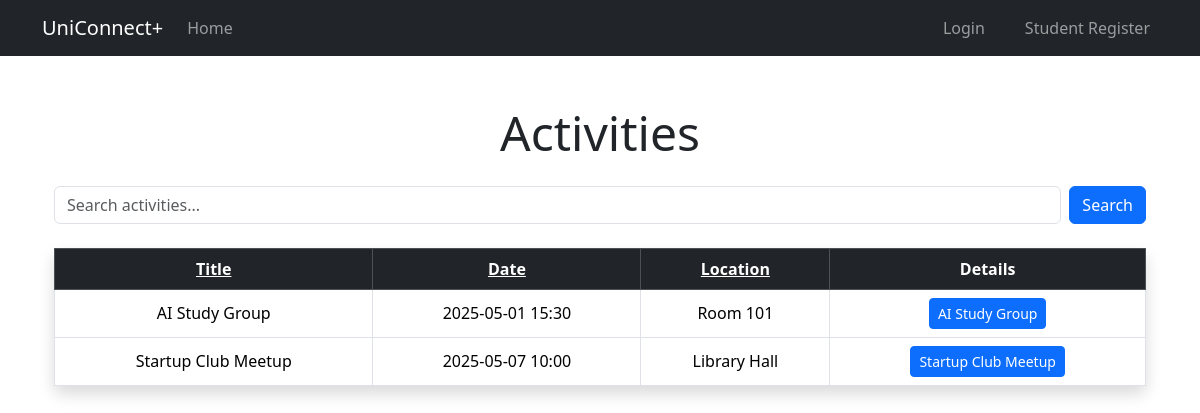
The app's page /activities with its own data.
### app/models.py (models this page shows)
@dataclass
class Activity(db.Model):
    __tablename__ = 'activities'
    id: so.Mapped[int] = so.mapped_column(primary_key=True)
    title: so.Mapped[str] = so.mapped_column(sa.String(128))
    description: so.Mapped[str] = so.mapped_column(sa.Text)
    date: so.Mapped[datetime] = so.mapped_column(sa.DateTime)
    location: so.Mapped[str] = so.mapped_column(sa.String(128))
    created_by: so.Mapped[int] = so.mapped_column(ForeignKey('user.id'))
    is_full_notified: so.Mapped[bool] = so.mapped_column(default=False)
    creator: so.Mapped['User'] = relationship(back_populates='activities_created')
    participants: so.Mapped[List['Participant']] = relationship(back_populates='activity', cascade='all, delete-orphan')

### app/views.py (the view)
@app.route("/activities")
def activities():
    search = request.args.get('search', '')
    sort_by = request.args.get('sort_by', 'date')
    order = request.args.get('order', 'asc')
    mine = request.args.get('mine', 'false').lower() == 'true'
    q = db.select(Activity)
    if mine:
        q = q.where(Activity.created_by == current_user.id)
    if search:
        search_like = f"%{search}%"
        q = q.filter(Activity.title.ilike(search_like))
    if sort_by == 'date':
        column = Activity.date
    elif sort_by == 'location':
        column = Activity.location
    else:
        column = Activity.title
    if order == 'desc':
        q = q.order_by(column.desc())
    else:
        q = q.order_by(column.asc())
    activities = db.session.scalars(q)
    return render_template('activities.html', activities=activities, search=search, sort_by=sort_by, order=order, title="Activities", mine=mine)

### app/__init__.py (called while the page is built)
@app.context_processor
def inject_unread_count():
    if current_user.is_authenticated:
        count = Notification.query.filter_by(user_id=current_user.id, is_read=False).count()
    else:
        count = 0
    return dict(unread_count=count)

### app/templates/activities.html (shortened to what this page needs)
{% extends "base.html" %}
{% block content %}
<div class="container mt-5">
    <h1 class="display-5 mb-4 text-center">Activities</h1>
    <form method="get" action="{{ url_for('activities') }}" class="d-flex mb-4">
        <input type="text" name="search" value="{{ search }}" class="form-control me-2" placeholder="Search activities...">
        <button type="submit" class="btn btn-primary">Search</button>
    </form>
    <table class="table table-bordered table-hover shadow rounded text-center align-middle">
        <thead class="table-dark">
            <tr>
                <th><a href="{{ url_for('activities', search=search, sort_by='title', order='desc' if sort_by == 'title' and order == 'asc' else 'asc', mine=mine) }}" class="text-white">Title</a></th>
                <th><a href="{{ url_for('activities', search=search, sort_by='date', order='desc' if sort_by == 'date' and order == 'asc' else 'asc', mine=mine) }}" class="text-white">Date</a></th>
                <th><a href="{{ url_for('activities', search=search, sort_by='location', order='desc' if sort_by == 'location' and order == 'asc' else 'asc', mine=mine) }}" class="text-white">Location</a></th>
                <th>Details</th>
            </tr>
        </thead>
        <tbody>
        {% for activity in activities %}
            <tr>
                <td>{{ activity.title }}</td>
                <td>{{ activity.date.strftime('%Y-%m-%d %H:%M') }}</td>
                <td>{{ activity.location }}</td>
                <td>
                    <a href="{{ url_for('activity', id=activity.id) }}" class="btn btn-sm btn-primary">{{ activity.title }}</a>
                </td>
            </tr>
        {% endfor %}
        </tbody>
    </table>
</div>
{% endblock %}

### records on screen
Activity: title "AI Study Group", date "2025-05-01 15:30", location "Room 101"
Activity: title "Startup Club Meetup", date "2025-05-07 10:00", location "Library Hall"
